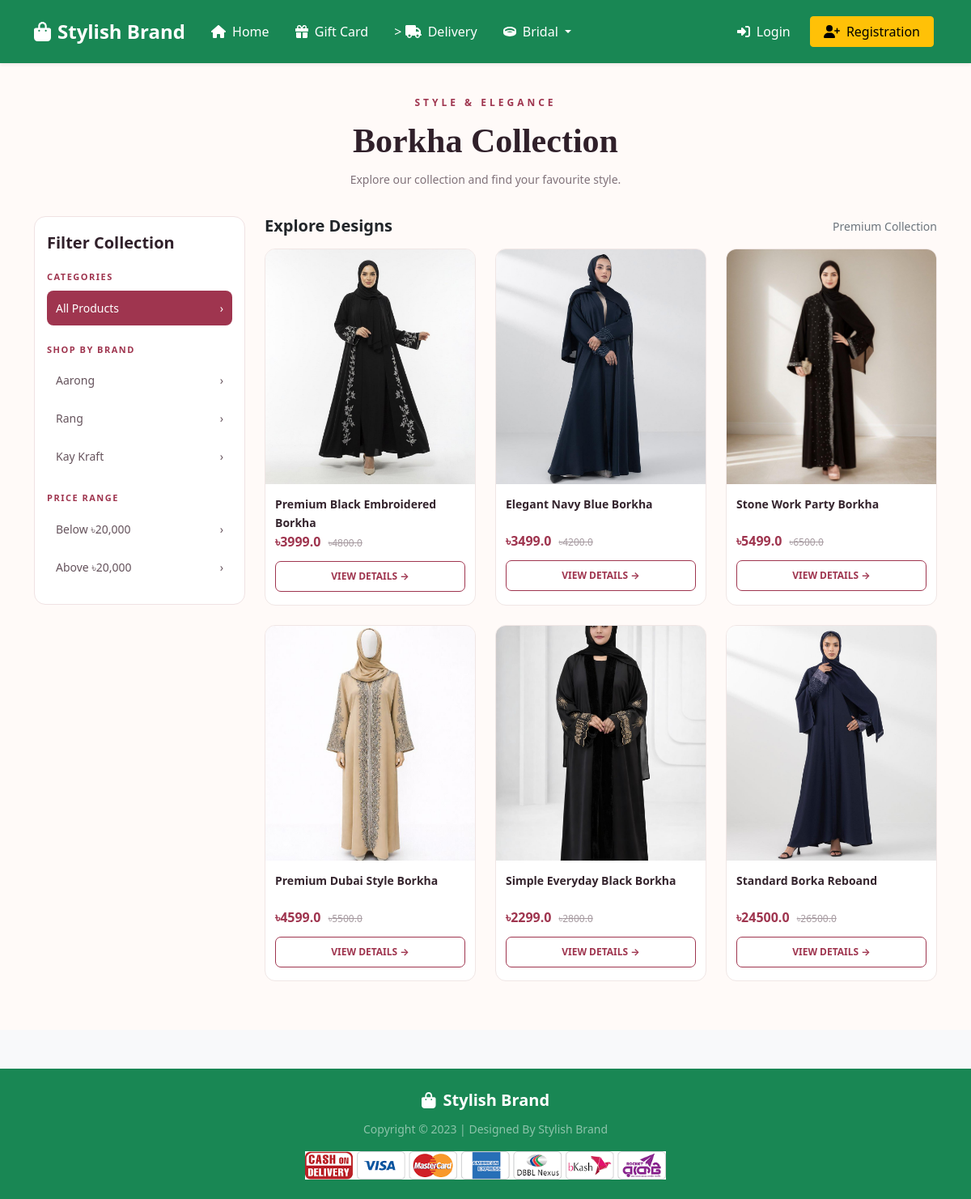
The app's page /borkha/ with its own data.
### Shop/models.py (models this page shows, shortened)
class Product(models.Model):
    title = models.CharField(max_length=100)
    selling_price = models.FloatField()
    discounted_price = models.FloatField()
    description = models.TextField()
    brand = models.CharField(max_length=100)
    category = models.CharField(choices=CATEGORY_CHOICES, max_length=2)
    product_image = models.ImageField(upload_to="productimg")

### Shop/views.py (the view)
# urls.py: path("borkha/", views.borkha, name="borkha"),
def borkha(request, data=None):
    return category_products(request, "BK", data)

### Shop/templates/Shop/category_products.html (shortened to what this page needs)
{% extends 'Shop/base.html' %}
{% load static %}
{% block main-content %}
<section class="collection-page">
    <div class="container">
        <div class="collection-heading">
            <span>Style & Elegance</span>
            <h1>{{ category_title }}</h1>
            <p>Explore our collection and find your favourite style.</p>
        </div>
        <div class="row g-4">
            <div class="col-lg-3 col-md-4">
                <div class="filter-panel">
                    <h5>Filter Collection</h5>
                    <div class="filter-label">Categories</div>
                    <a href="{% url category_url_name %}"
                       class="filter-link {% if not selected_filter %}active{% endif %}">
                        All Products <span>&rsaquo;</span>
                    </a>
                    <div class="filter-label">Shop by Brand</div>
                    {% for brand in brands %}
                    <a href="{% url item_url_name brand %}"
                       class="filter-link {% if selected_filter == brand %}active{% endif %}">
                        {{ brand }} <span>&rsaquo;</span>
                    </a>
                    {% endfor %}
                    <div class="filter-label">Price Range</div>
                    <a href="{% url item_url_name 'below' %}"
                       class="filter-link {% if selected_filter == 'below' %}active{% endif %}">
                        Below ৳20,000 <span>&rsaquo;</span>
                    </a>
                    <a href="{% url item_url_name 'above' %}"
                       class="filter-link {% if selected_filter == 'above' %}active{% endif %}">
                        Above ৳20,000 <span>&rsaquo;</span>
                    </a>
                </div>
            </div>
            <div class="col-lg-9 col-md-8">
                <div class="d-flex justify-content-between align-items-center mb-3">
                    <h5 class="fw-bold mb-0">Explore Designs</h5>
                    <small class="text-muted">Premium Collection</small>
                </div>
                <div class="row g-3 g-lg-4">
                    {% for product in products %}
                    <div class="col-6 col-lg-4">
                        <div class="product-card">
                            <a href="{% url 'product-detail' product.id %}">
                                <img
                                    src="{{ product.product_image.url }}"
                                    alt="{{ product.title }}"
                                    class="product-image"
                                    loading="lazy">
                                <div class="product-info">
                                    <div class="product-name">
                                        {{ product.title }}
                                    </div>
                                    <div>
                                        <span class="current-price">
                                            ৳{{ product.discounted_price }}
                                        </span>
                                        <span class="old-price">
                                            ৳{{ product.selling_price }}
                                        </span>
                                    </div>
                                    <div class="details-link">
                                        VIEW DETAILS &rarr;
                                    </div>
                                </div>
                            </a>
                        </div>
                    </div>
                    {% endfor %}
                </div>
            </div>
        </div>
    </div>
</section>
{% endblock main-content %}

### Shop/templates/Shop/category_products.html (style rules this page uses)
.collection-page { background: #fffaf8; min-height: 100vh; padding: 35px 0 60px; }
.collection-heading { text-align: center; margin-bottom: 35px; }
.collection-heading span { color: #9f354f; font-size: 12px; letter-spacing: 4px; font-weight: 700; text-transform: uppercase; }
.collection-heading h1 { font-family: Georgia, serif; color: #30202a; font-size: clamp(28px, 4vw, 42px); font-weight: 700; margin: 12px 0; }
.collection-heading p { color: #81727a; font-size: 14px; }
.filter-panel { background: white; border: 1px solid #f0e2e3; border-radius: 14px; padding: 20px 15px; }
.filter-panel h5 { font-weight: 700; color: #30202a; margin-bottom: 18px; }
.filter-label { font-size: 11px; font-weight: 700; letter-spacing: 1.5px; color: #9f354f; margin: 22px 0 8px; text-transform: uppercase; }
.filter-link { display: flex; justify-content: space-between; align-items: center; padding: 11px; margin-bottom: 4px; border-radius: 8px; text-decoration: none; color: #65535c; font-size: 14px; transition: .2s; }
.filter-link:hover, .filter-link.active { background: #9f354f; color: white; }
.product-card { height: 100%; overflow: hidden; background: white; border: 1px solid #f0e6e5; border-radius: 13px; transition: .3s; }
.product-image { width: 100%; height: 290px; object-fit: cover; background: #f8efed; transition: .4s; }
.product-info { padding: 14px 12px 16px; }
.product-name { min-height: 44px; color: #35252e; font-size: 14px; font-weight: 600; line-height: 1.6; }
.current-price { color: #9f354f; font-size: 16px; font-weight: 700; }
.old-price { color: #a69aa0; font-size: 12px; text-decoration: line-through; margin-left: 5px; }
.details-link { display: block; margin-top: 12px; padding: 9px; border: 1px solid #9f354f; border-radius: 7px; text-align: center; color: #9f354f; font-size: 12px; font-weight: 700; }
.product-card a { text-decoration: none; }

### records on screen
Product: product_image (picture), title "Premium Black Embroidered Borkha", discounted_price "3999.0", selling_price "4800.0"
Product: product_image (picture), title "Elegant Navy Blue Borkha", discounted_price "3499.0", selling_price "4200.0"
Product: product_image (picture), title "Stone Work Party Borkha", discounted_price "5499.0", selling_price "6500.0"
Product: product_image (picture), title "Premium Dubai Style Borkha", discounted_price "4599.0", selling_price "5500.0"
Product: product_image (picture), title "Simple Everyday Black Borkha", discounted_price "2299.0", selling_price "2800.0"
Product: product_image (picture), title "Standard Borka Reboand", discounted_price "24500.0", selling_price "26500.0"

### other values on screen
{{ category_title }} "Borkha Collection"
{{ brand }} "Aarong" "Rang" "Kay Kraft"
